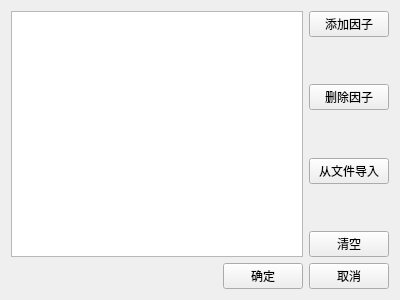
<?xml version="1.0" encoding="UTF-8"?>
<ui version="4.0">
 <class>QgsRank</class>
 <widget class="QWidget" name="QgsRank">
  <property name="geometry">
   <rect>
    <x>0</x>
    <y>0</y>
    <width>400</width>
    <height>300</height>
   </rect>
  </property>
  <property name="windowTitle">
   <string>Form</string>
  </property>
  <layout class="QGridLayout" name="gridLayout">
   <item row="0" column="0">
    <widget class="QTableView" name="tableView"/>
   </item>
   <item row="0" column="1">
    <layout class="QVBoxLayout" name="verticalLayout">
     <item>
      <widget class="QPushButton" name="mAddDataBtn">
       <property name="text">
        <string>添加因子</string>
       </property>
      </widget>
     </item>
     <item>
      <spacer name="verticalSpacer">
       <property name="orientation">
        <enum>Qt::Vertical</enum>
       </property>
       <property name="sizeHint" stdset="0">
        <size>
         <width>20</width>
         <height>40</height>
        </size>
       </property>
      </spacer>
     </item>
     <item>
      <widget class="QPushButton" name="mDelDataBtn">
       <property name="text">
        <string>删除因子</string>
       </property>
      </widget>
     </item>
     <item>
      <spacer name="verticalSpacer_2">
       <property name="orientation">
        <enum>Qt::Vertical</enum>
       </property>
       <property name="sizeHint" stdset="0">
        <size>
         <width>20</width>
         <height>40</height>
        </size>
       </property>
      </spacer>
     </item>
     <item>
      <widget class="QPushButton" name="mLoadBtn">
       <property name="text">
        <string>从文件导入</string>
       </property>
      </widget>
     </item>
     <item>
      <spacer name="verticalSpacer_3">
       <property name="orientation">
        <enum>Qt::Vertical</enum>
       </property>
       <property name="sizeHint" stdset="0">
        <size>
         <width>20</width>
         <height>40</height>
        </size>
       </property>
      </spacer>
     </item>
     <item>
      <widget class="QPushButton" name="mClearAllBtn">
       <property name="text">
        <string>清空</string>
       </property>
      </widget>
     </item>
    </layout>
   </item>
   <item row="1" column="0" colspan="2">
    <layout class="QHBoxLayout" name="horizontalLayout">
     <item>
      <spacer name="horizontalSpacer">
       <property name="orientation">
        <enum>Qt::Horizontal</enum>
       </property>
       <property name="sizeHint" stdset="0">
        <size>
         <width>40</width>
         <height>20</height>
        </size>
       </property>
      </spacer>
     </item>
     <item>
      <widget class="QPushButton" name="mOKBtn">
       <property name="text">
        <string>确定</string>
       </property>
      </widget>
     </item>
     <item>
      <widget class="QPushButton" name="mCancelBtn">
       <property name="text">
        <string>取消</string>
       </property>
      </widget>
     </item>
    </layout>
   </item>
  </layout>
 </widget>
 <resources/>
 <connections/>
</ui>
